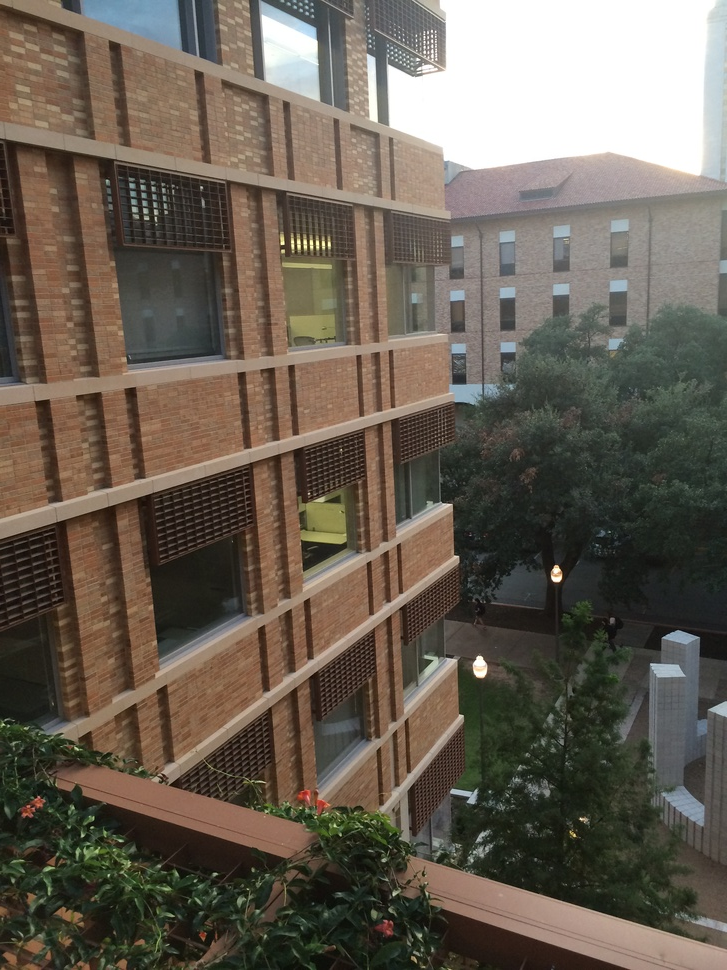
#> input picture project_1/my_pano_pics/gdc_1.jpeg, 727 x 970 px, shrunk from 2448 x 3264 before the run, given in place of gdc_1.png, which was not available
$ python mosaic.py   (Python 2 division)   (older library calls are emulated)
#> lines starting #> are read from the running program, lines starting #| are printed output that depends on the picture; pictures that were not available may be replaced by others from this repository, and a replacement may not be noted
### project_1/pano_stitcher.py
"""Project 1: Panorama stitching.

In this project, you'll stitch together images to form a panorama.

A shell of starter functions that already have tests is listed below.

TODO: Implement!
"""

import cv2
import numpy as np


def homography(image_a, image_b):
    """Returns the homography mapping image_b into alignment with image_a.

    Arguments:
      image_a: A grayscale input image.
      image_b: A second input image that overlaps with image_a.

    Returns: the 3x3 perspective transformation matrix (aka homography)
             mapping points in image_b to corresponding points in image_a.
    """

    sift = cv2.SIFT()
    kp_a, des_a = sift.detectAndCompute(image_a, None)
    kp_b, des_b = sift.detectAndCompute(image_b, None)

    # FLANN parameters
    FLANN_INDEX_KDTREE = 0
    index_params = dict(algorithm=FLANN_INDEX_KDTREE, trees=5)
    search_params = dict(checks=100)

    flann = cv2.FlannBasedMatcher(index_params, search_params)

    bf = cv2.BFMatcher()
    matches = flann.knnMatch(des_a, des_b, k=2)

    good = []

    for m, n in matches:
        if m.distance < 0.75 * n.distance:
            good.append(m)

    dst_pts = np.float32([kp_a[m.queryIdx].pt for m in good])
    src_pts = np.float32([kp_b[m.trainIdx].pt for m in good])

    M, mask = cv2.findHomography(src_pts, dst_pts, cv2.RANSAC, 5.0)

    return M


def warp_image(image, homography):
    """Warps 'image' by 'homography'

    Arguments:
      image: a 3-channel image to be warped.
      homography: a 3x3 perspective projection matrix mapping points
                  in the frame of 'image' to a target frame.

    Returns:
      - a new 4-channel image containing the warped input, resized to contain
        the new image's bounds. Translation is offset so the image fits exactly
        within the bounds of the image. The fourth channel is an alpha channel
        which is zero anywhere that the warped input image does not map in the
        output, i.e. empty pixels.
      - an (x, y) tuple containing location of the warped image's upper-left
        corner in the target space of 'homography', which accounts for any
        offset translation component of the homography.
    """

    top_left = np.array([0, 0, 1])
    bottom_left = np.array([image.shape[0], 0, 1])
    top_right = np.array([0, image.shape[1], 1])
    bottom_right = np.array([image.shape[0], image.shape[1], 1])

    origin = (int(homography[0][2]), int(homography[1][2]))

    homography[0][2] = 0
    homography[1][2] = 0

    top_left_warped = np.dot(homography, top_left)
    bottom_left_warped = np.dot(homography, bottom_left)
    top_right_warped = np.dot(homography, top_right)
    bottom_right_warped = np.dot(homography, bottom_right)

    top_left = top_left_warped / top_left_warped[2]
    bottom_left = bottom_left_warped / bottom_left_warped[2]
    top_right = top_right_warped / top_right_warped[2]
    bottom_right = bottom_right_warped / bottom_right_warped[2]

    new_width = max(top_left[1], bottom_left[1], top_right[1], bottom_right[1])
    new_height = max(top_left[0], bottom_left[0], top_right[0],
                     bottom_right[0])

    new_size = (int(new_width), int(new_height))

    image = cv2.cvtColor(image, cv2.COLOR_BGR2BGRA)
    warped = cv2.warpPerspective(image, homography, new_size)

    return (warped, origin)


def create_mosaic(images, origins):
    """Combine multiple images into a mosaic.

    Arguments:
      images: a list of 4-channel images to combine in the mosaic.
      origins: a list of the locations upper-left corner of each image in
               a common frame, e.g. the frame of a central image.

    Returns: a new 4-channel mosaic combining all of the input images. pixels
             in the mosaic not covered by any input image should have their
             alpha channel set to zero.
    """

    top_left = (min(x for x, y in origins), min(y for x, y in origins))

    new_origins = [(x-top_left[0], y-top_left[1]) for x, y in origins]

    pano_width = 0
    pano_height = 0

    for i in range(len(images)):
        image = images[i]
        x, y = new_origins[i]
        pano_width = max(pano_width, image.shape[1]+x)
        pano_height = max(pano_height, image.shape[0]+y)

    panorama = np.zeros((pano_height, pano_width, 4), np.uint8)

    for i in range(len(images)):
        image = images[i]

        for y in range(image.shape[0]):
            for x in range(image.shape[1]):
                pano_y = y + new_origins[i][1]
                pano_x = x + new_origins[i][0]

                panorama[pano_y, pano_x] = image[y, x]

    return panorama

### project_1/mosaic.py
#!/usr/bin/env python
import cv2
import numpy as np
import pano_stitcher

image_1 = cv2.imread("my_pano_pics/gdc_1.png")
#> image_1 is the input picture: shape (970, 727, 3); mean B, G, R 84.2, 95.7, 104.6
image_1 = cv2.cvtColor(image_1, cv2.COLOR_BGR2BGRA)
#> image_1: shape (970, 727, 4)
image_2 = cv2.imread("my_pano_pics/gdc_2.png")
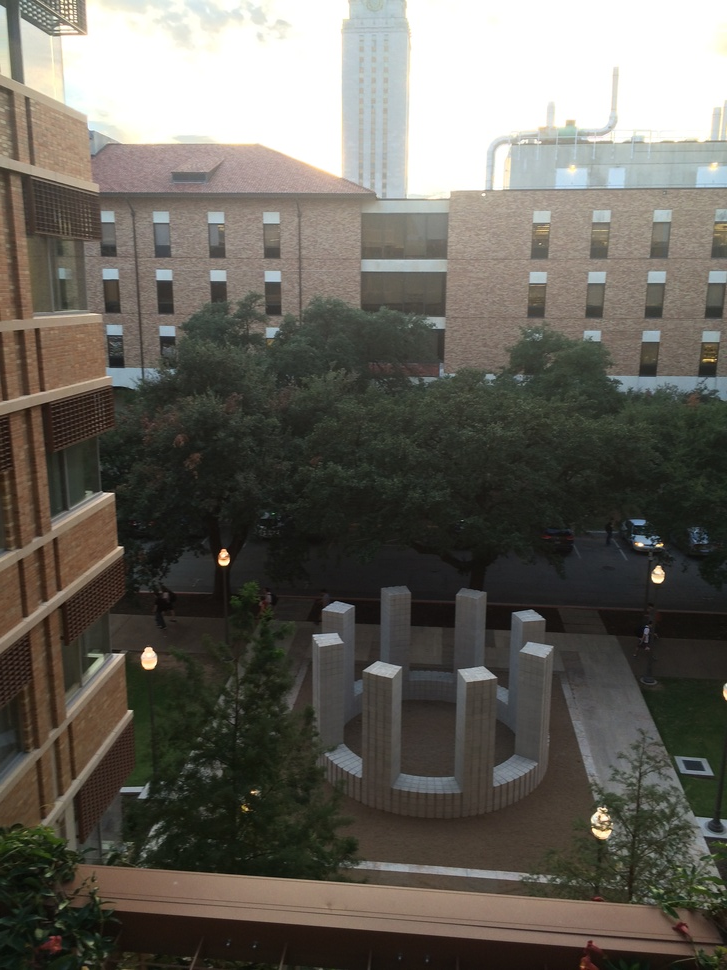
#> input picture project_1/my_pano_pics/gdc_2.jpeg, 727 x 970 px, shrunk from 2448 x 3264 before the run, given in place of gdc_2.png, which was not available
#> image_2 is the input picture: shape (970, 727, 3); mean B, G, R 91.5, 98.9, 102.2
image_2 = cv2.cvtColor(image_2, cv2.COLOR_BGR2BGRA)
#> image_2: shape (970, 727, 4)
image_3 = cv2.imread("my_pano_pics/gdc_3.png")
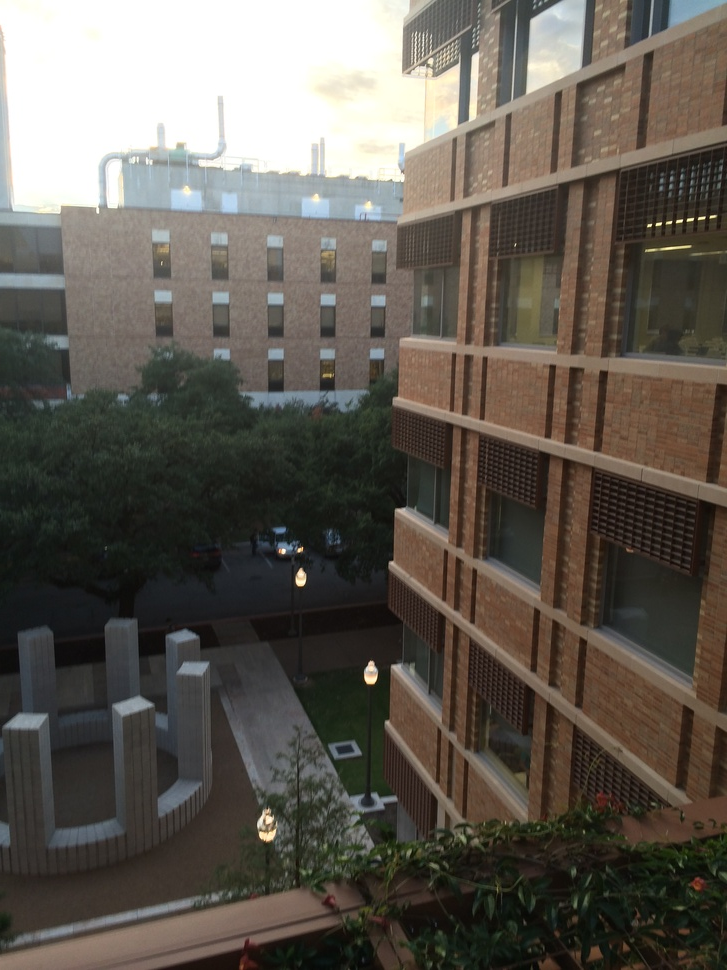
#> input picture project_1/my_pano_pics/gdc_3.jpeg, 727 x 970 px, shrunk from 2448 x 3264 before the run, given in place of gdc_3.png, which was not available
#> image_3 is the input picture: shape (970, 727, 3); mean B, G, R 82.6, 90.6, 96.3
image_3 = cv2.cvtColor(image_3, cv2.COLOR_BGR2BGRA)
#> image_3: shape (970, 727, 4)

images = []
origins = []

homography = pano_stitcher.homography(image_2, image_1)
#> in homography, `kp_a, des_a = sift.detectAndCompute(image_a, None)`: kp_a = 2085 keypoints; strongest (x, y, size): (149, 659, 12.2), (658, 576, 9.8), (224, 553, 5.4), (658, 545, 2.3)
#> in homography, `kp_b, des_b = sift.detectAndCompute(image_b, None)`: kp_b = 4047 keypoints; strongest (x, y, size): (480, 668, 11.6), (556, 569, 5.2), (282, 243, 2.7), (329, 244, 2.4)
#> in homography, `matches = flann.knnMatch(des_a, des_b, k=2)`: matches = 2085 matches
#> after the loop in homography, `for m, n in matches:`: good = 435 matches
#> in homography, `dst_pts = np.float32([kp_a[m.queryIdx].pt for m in good])`: dst_pts = 435 pairs, first value 2.44 to 722.3, second value 8.51 to 961.7
#> in homography, `src_pts = np.float32([kp_b[m.trainIdx].pt for m in good])`: src_pts = 435 pairs, first value 95.59 to 715.6, second value 50.88 to 963.2
#> in homography, `M, mask = cv2.findHomography(src_pts, dst_pts, cv2.RANSAC, 5.0)`: M = [[1.54, 0.0513, -570.5], [0.289, 1.42, -185.6], [0.000698, 4.72e-05, 1]]; mask = 435 values, max 1 at index 1, min 0 at index 0, mean 0.876
#> homography has the same summary as M in homography
image_1_warped, origin = pano_stitcher.warp_image(image_1, homography)
#> in warp_image, `origin = (int(homography[0][2]), int(homography[1][2]))`: origin = (-570, -185)
#> in warp_image, `top_left_warped = np.dot(homography, top_left)`: top_left_warped = [0, 0, 1]
#> in warp_image, `bottom_left_warped = np.dot(homography, bottom_left)`: bottom_left_warped = [1491.6, 280.5, 1.68]
#> in warp_image, `top_right_warped = np.dot(homography, top_right)`: top_right_warped = [37.29, 1031.2, 1.03]
#> in warp_image, `bottom_right_warped = np.dot(homography, bottom_right)`: bottom_right_warped = [1528.9, 1311.6, 1.71]
#> in warp_image, `top_left = top_left_warped / top_left_warped[2]`: top_left = [0, 0, 1]
#> in warp_image, `bottom_left = bottom_left_warped / bottom_left_warped[2]`: bottom_left = [889.6, 167.3, 1]
#> in warp_image, `top_right = top_right_warped / top_right_warped[2]`: top_right = [36.05, 997, 1]
#> in warp_image, `bottom_right = bottom_right_warped / bottom_right_warped[2]`: bottom_right = [893.6, 766.6, 1]
#> in warp_image, `new_width = max(top_left[1], bottom_left[1], top_right[1], bottom_righ..`: new_width = 997
#> in warp_image, `new_height = max(top_left[0], bottom_left[0], top_right[0], bottom_rig..`: new_height = 893.6
#> in warp_image, `new_size = (int(new_width), int(new_height))`: new_size = (996, 893)
#> in warp_image, `warped = cv2.warpPerspective(image, homography, new_size)`:
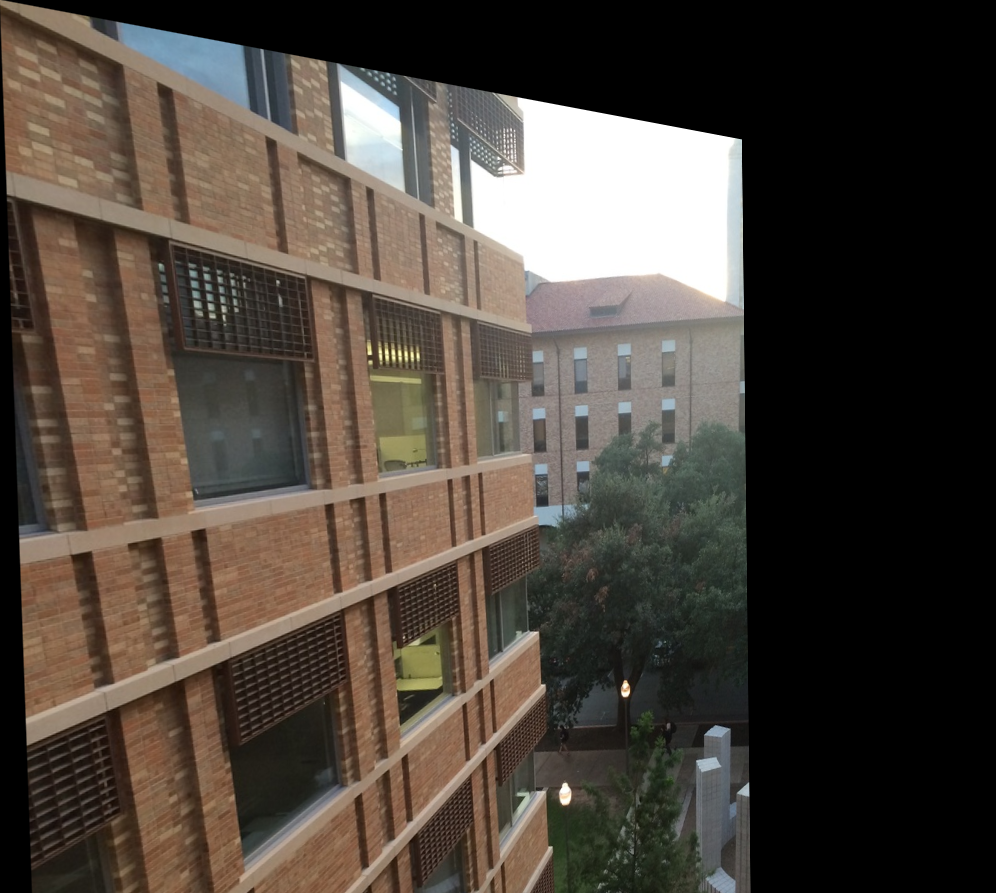
#> warped: shape (893, 996, 4); mean B, G, R, A 60.2, 68.3, 76.7, 172
#> origin = (-570, -185)
images.append(image_1_warped)
origins.append(origin)

images.append(image_2)
origins.append((0, 0))

homography = pano_stitcher.homography(image_2, image_3)
#> in homography (call 2), `kp_b, des_b = sift.detectAndCompute(image_b, None)`: kp_b = 2669 keypoints; strongest (x, y, size): (649, 225, 2.6), (658, 224, 3.1), (670, 222, 2.4), (689, 220, 2.6)
#> after the loop in homography (call 2), `for m, n in matches:`: good = 236 matches
#> homography = [[0.652, -0.0526, 409.9], [-0.157, 0.943, 3.92], [-0.000499, 4e-05, 1]]
print homography
#| [[ 6.52239765e-01 -5.25890837e-02  4.09926620e+02]
#|  [-1.56658319e-01  9.43126872e-01  3.91678030e+00]
#|  [-4.99291196e-04  3.99963404e-05  1.00000000e+00]]
image_3_warped, origin = pano_stitcher.warp_image(image_3, homography)
#> in warp_image (call 2), `origin = (int(homography[0][2]), int(homography[1][2]))`: origin = (409, 3)
#> in warp_image (call 2), `bottom_left_warped = np.dot(homography, bottom_left)`: bottom_left_warped = [632.7, -152, 0.516]
#> in warp_image (call 2), `top_right_warped = np.dot(homography, top_right)`: top_right_warped = [-38.23, 685.7, 1.03]
#> in warp_image (call 2), `bottom_right_warped = np.dot(homography, bottom_right)`: bottom_right_warped = [594.4, 533.7, 0.545]
#> in warp_image (call 2), `bottom_left = bottom_left_warped / bottom_left_warped[2]`: bottom_left = [1226.9, -294.7, 1]
#> in warp_image (call 2), `top_right = top_right_warped / top_right_warped[2]`: top_right = [-37.15, 666.3, 1]
#> in warp_image (call 2), `bottom_right = bottom_right_warped / bottom_right_warped[2]`: bottom_right = [1091.2, 979.7, 1]
#> in warp_image (call 2), `new_width = max(top_left[1], bottom_left[1], top_right[1], bottom_righ..`: new_width = 979.7
#> in warp_image (call 2), `new_height = max(top_left[0], bottom_left[0], top_right[0], bottom_rig..`: new_height = 1226.9
#> in warp_image (call 2), `new_size = (int(new_width), int(new_height))`: new_size = (979, 1226)
#> in warp_image (call 2), `warped = cv2.warpPerspective(image, homography, new_size)`:
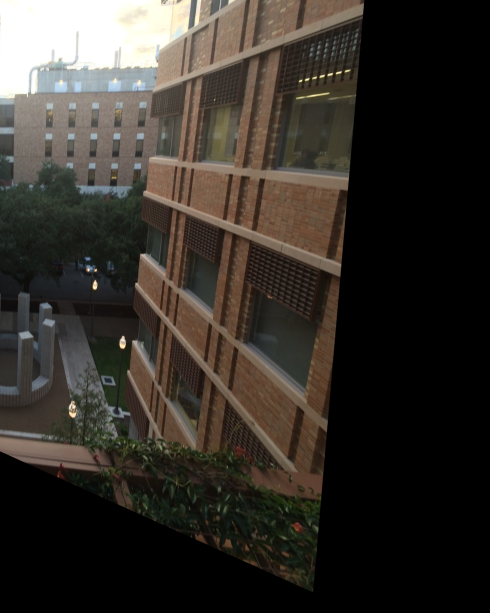
#> warped: shape (1226, 979, 4) (shown at 1/2 size); mean B, G, R, A 42.6, 48.4, 53.2, 151.7
#> origin = (409, 3)
images.append(image_3_warped)
origins.append(origin)

print origins
#| [(-570, -185), (0, 0), (409, 3)]

panorama = pano_stitcher.create_mosaic(images, origins)
#> in create_mosaic, `top_left = (min(x for x, y in origins), min(y for x, y in origins))`: top_left = (-570, -185)
#> in create_mosaic, `new_origins = [(x-top_left[0], y-top_left[1]) for x, y in origins]`: new_origins = [(0, 0), (570, 185), (979, 188)]
#> the loop in create_mosaic, `for i in range(len(images)):` made 3 passes
#> (x, y, pano_width, pano_height) on passes 1 to 3: (0, 0, 996, 893), (570, 185, 1297, 1155), (979, 188, 1958, 1414)
#> the loop in create_mosaic, `for i in range(len(images)):` made 3 passes
#> after the loop in create_mosaic, `for i in range(len(images)):`:
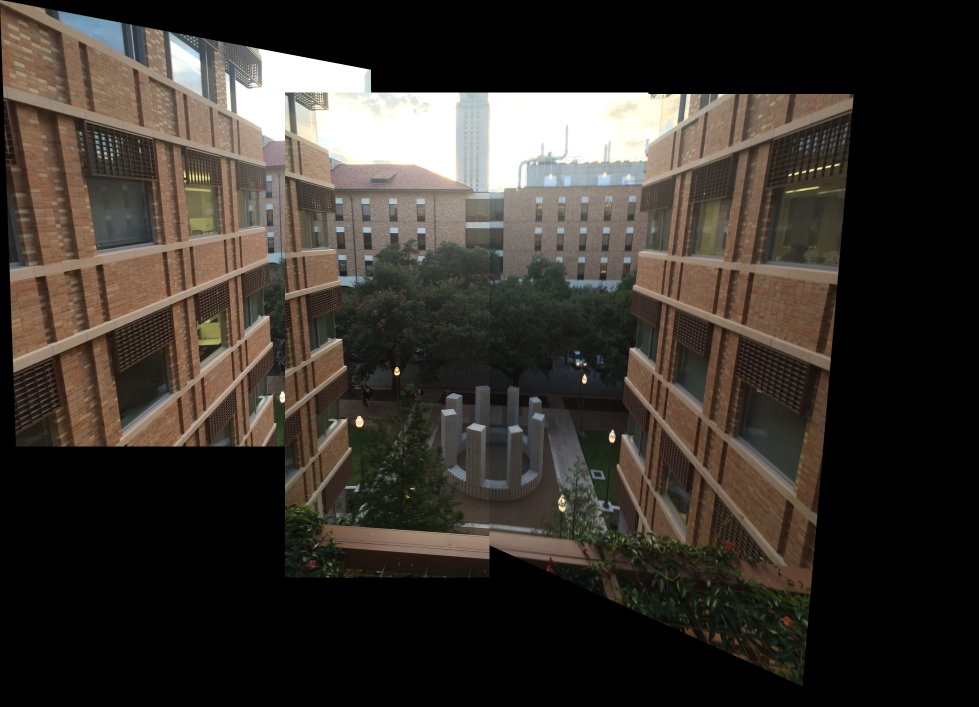
#> panorama: shape (1414, 1958, 4) (shown at 1/2 size); mean B, G, R, A 45.5, 51.7, 57.2, 146.2

cv2.imwrite("gdc_pano.png", panorama)
# cv2.imshow("panorama", panorama)
# cv2.waitKey(0)
